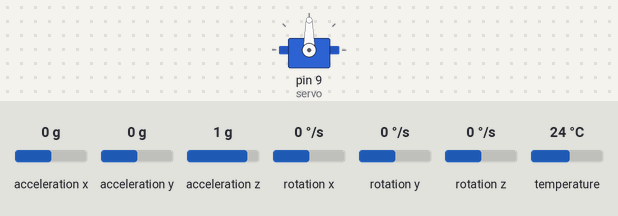
A program run on a simulated Arduino Nano, built with avr-gcc and run on an emulated ATmega328P. On the bench: servo. Inputs (shaded band) come from the test bench; at power-on: acceleration x 0 g, acceleration y 0 g, acceleration z 1 g, rotation x 0 °/s, rotation y 0 °/s, rotation z 0 °/s, temperature 24 °C.

Above: at 1.2 s.
1.3 s: acceleration x set to -1.4 g
At 1.7 s:
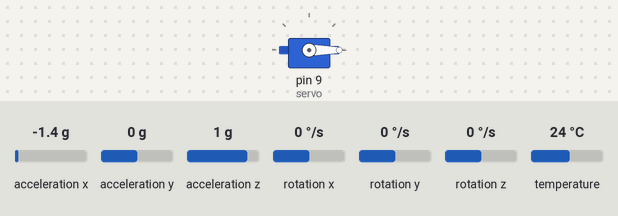
2.8 s: acceleration x set to 0.8 g
At 4.0 s:
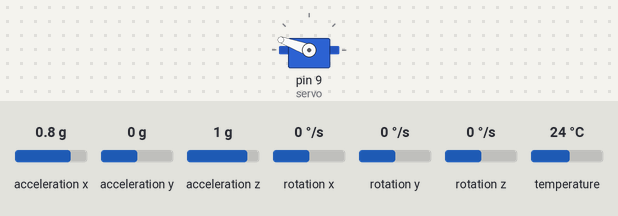
4.3 s: acceleration x set to 1.4 g
At 5.4 s:
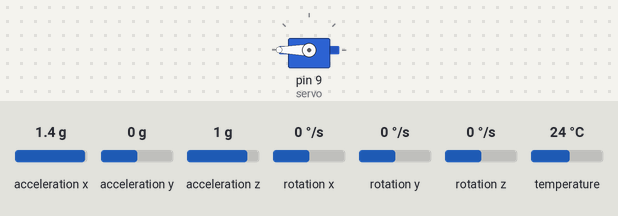
5.8 s: acceleration x set to 0 g
At 6.7 s:
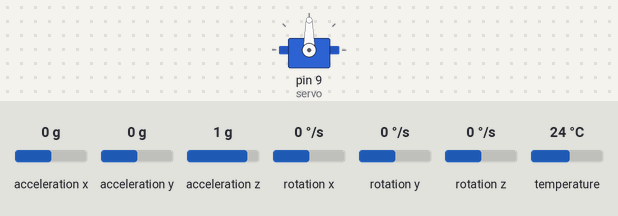
Timing chart, 0 to 8.3 s (numbered marks = the images above; inputs shaded):
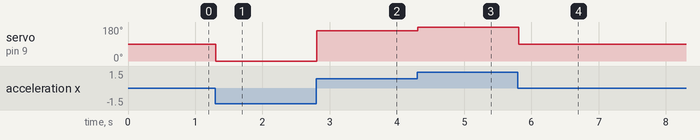

The program:

main.cpp
```cpp
#include <Arduino.h>
#include <Wire.h>
#include <Adafruit_MPU6050.h>
#include <Adafruit_Sensor.h>
#include <Servo.h>

Adafruit_MPU6050 mpu;
Servo servo;

void setup() {
  Serial.begin(115200);
  Wire.begin();
  servo.attach(9);
  if (!mpu.begin(0x69, &Wire, 0)) {
    Serial.println(F("MPU6050 not found (AD0 -> VCC for 0x69)"));
    while (1) delay(10);
  }
  mpu.setAccelerometerRange(MPU6050_RANGE_4_G);
}

void loop() {
  sensors_event_t a, g, temp;
  mpu.getEvent(&a, &g, &temp);
  float v = constrain((a.acceleration.x + 10.0f) / 20.0f, 0.0f, 1.0f);
  servo.write((int)(v * 180.0f));
  delay(20);
}
```

Measured:
- after the input at 1.3 s, servo on pin 9 (servo): 90° → 0° at once
- after the input at 2.8 s, servo on pin 9 (servo): 0° → 160° at once
- after the input at 4.3 s, servo on pin 9 (servo): 160° → 180° at once
- after the input at 5.8 s, servo on pin 9 (servo): 180° → 90° at once
